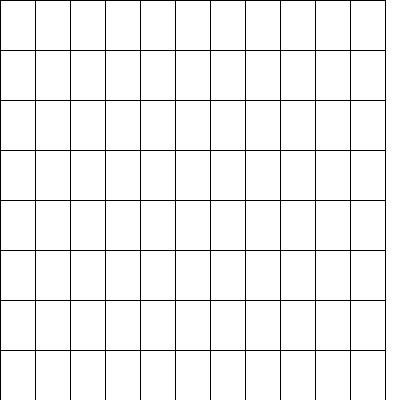
Frame 1 (no input)
Frame 60 (the mouse pressed at the canvas centre just before this capture): identical to frame 1, image omitted
Frame 120 (the mouse held since frame 60 and released just before this capture): identical to frame 1, image omitted

The Processing sketch that drew this single still picture (run headless with seeded random() and noise(); from frame 60 on, the mouse is pressed at the canvas centre):

// Processing sketch: Week04_1
// ── Week04_1.pde
void setup()
{
  size(400,400);
}
int[][]card=new int[8][11];
void draw()
{
  background(255);
  for(int i=0;i<8;i++)
  {
    for(int j=0;j<11;j++)
    {
      rect(j*35,i*50,35,50);
    }
  }
}
